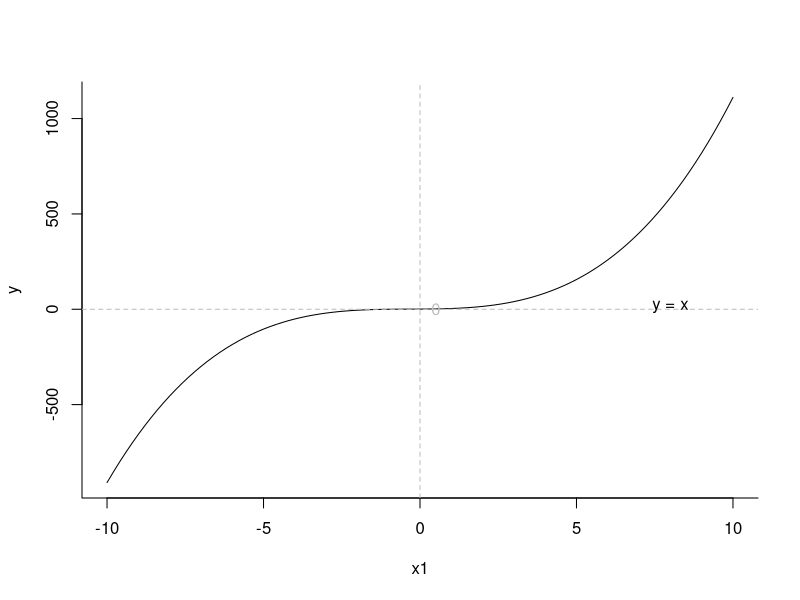

The R source for this figure: (Note: this script raises an error after producing the figure.)

################################################################################
#    &&&....&&&    % Learning R Course in Summer of 2022                       #
#  &&&&&&..&&&&&&  % Teacher: Bo Li, Mingwei Liu                               #
#  &&&&&&&&&&&&&&  % Date: Jul. 05th, 2022                                     #
#   &&&&&&&&&&&&   %                                                           #
#     &&&&&&&&     % Environment: R version 4.1.1;                             #
#       &&&&       % Platform: x86_64-w64-mingw32/x64 (64-bit)                 #
#        &         %                                                           #
################################################################################

################################################################################
### code chunk number 09: Condition and branch statement in R Language.
################################################################################

### ****************************************************************************
### Step-01. About working directory in R. 

# For windows, work directory. 

pri.dir <- getwd()

setwd("D:/00-GitHub/LRC/tmp/")

### End of Step-01.
### ****************************************************************************

### ****************************************************************************
### Step-02. Expression in R. 

# 任何一个语句都可以看成是一个表达式。 
# 表达式之间以分号分隔或用换行分隔。

# 1) the first form

{x <- 15; x}

# 2) the second form

{
  x <- 15
  x
}

# 3) the third form

{
  x <- 15
  print(x) # not return!!!
}


# 3) using expression in plot

curve((x^3 + x^2 + x + 1), -10, 10, bty="l", xlab="x1", ylab="y")
abline(h=0, v=0, lty=2, col="gray")
text(0.5, -0.5, "0", col="gray")
text(8, 10, "y = x")

### End of Step-02.
### ****************************************************************************

### ****************************************************************************
### Step-03. branch structure in R. 

# 1) 分支结构包括if结构：

# 比如：
# if (条件) 表达式1
# 或
# if (条件) 表达式1 else 表达式2

# 2) 其中的“条件”为一个标量的真或假值, 不允许取缺失值， 如

if(is.na(lambda)) lambda <- 0.5

# 3) Examples: 

# A: Eg1. 

if (x>1) {
  y <- 2.5
} else {
  y <- -y
}

# B: Eq2. 

x <- c(0.05, 0.6, 0.3, 0.9)
for (i in seq(along = x)) {
  if (x[i] <= 0.2) {
    cat("Small\n")
  } else if (x[i] <= 0.8) {
    cat("Medium\n")
  } else {
    cat("Large\n")
  }
}

### End of Step-03.
### ****************************************************************************

### ****************************************************************************
### Step-04. Replacing branch structures with logical subscripts.   

# 1) for a element in R. 

if (x > 0) y <- 1 else y <- 0

# 2) for a vector in R. 

# x为一个向量, 要定义y与x等长, 且y的每一个元素当且仅当x的对应元素为正数时等于1, 否则等于零。

y <- numeric(length(x))
y[x > 0] <- 1
y

### End of Step-04.
### ****************************************************************************

### ****************************************************************************
### Step-05. Function: if and ifelse in R.   

# 1) function if in R

x <- 50L
if (is.integer(x)) {
  print("X 是一个整数")
}

# 2) if...else in R. 

# A: Eg-1. 

x <- c("google","runoob","taobao")

if("runoob" %in% x) {
  print("包含 runoob")
} else {
  print("不包含 runoob")
}

# B: Eg-2. 

x <- c("google","runoob","taobao")

if("weibo" %in% x) {
  print("第一个 if 包含 weibo")
} else if ("runoob" %in% x) {
  print("第二个 if 包含 runoob")
} else {
  print("没有找到")
}

### End of Step-05.
### ****************************************************************************

### ****************************************************************************
### Step-06. Function switch in R. 

# 1) switch 语句允许测试一个变量等于多个值时的情况。每个值称为一个 case。
# switch(expression, case1, case2, case3....)

x <- switch(
  3,
  "google",
  "runoob",
  "taobao",
  "weibo"
)
print(x)

# 2) 如果是字符串返回字符串变量对应的值. 

# A: the first way

you.like <- "runoob"
switch(you.like,
       google = "www.google.com",
       runoob = "www.runoob.com",
       taobao = "www.taobao.com")

# B: the second way

x <- switch(
  A,
  A = "google",
  B = "runoob",
  C = "taobao",
  D = "weibo"
)
print(x)

# 3) 如果整数不在范围内的则返回 NULL

x <- switch(4,"google","runoob","taobao")
x
NULL
x <- switch(4,"google","runoob","taobao")
x
NULL
### End of Step-04.
### **************************************************************************** 

################################################################################
### End of chunk-08.
################################################################################
